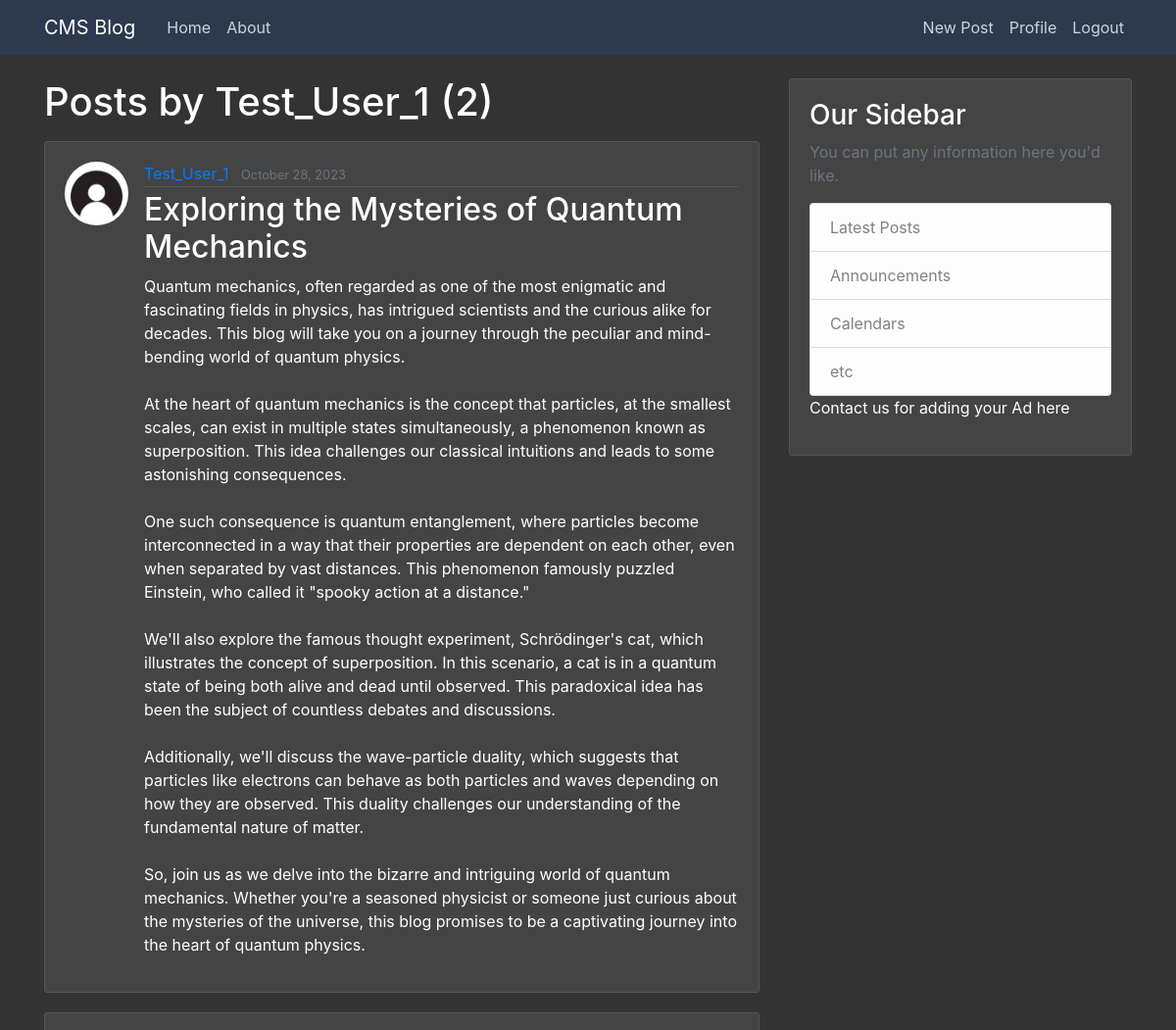
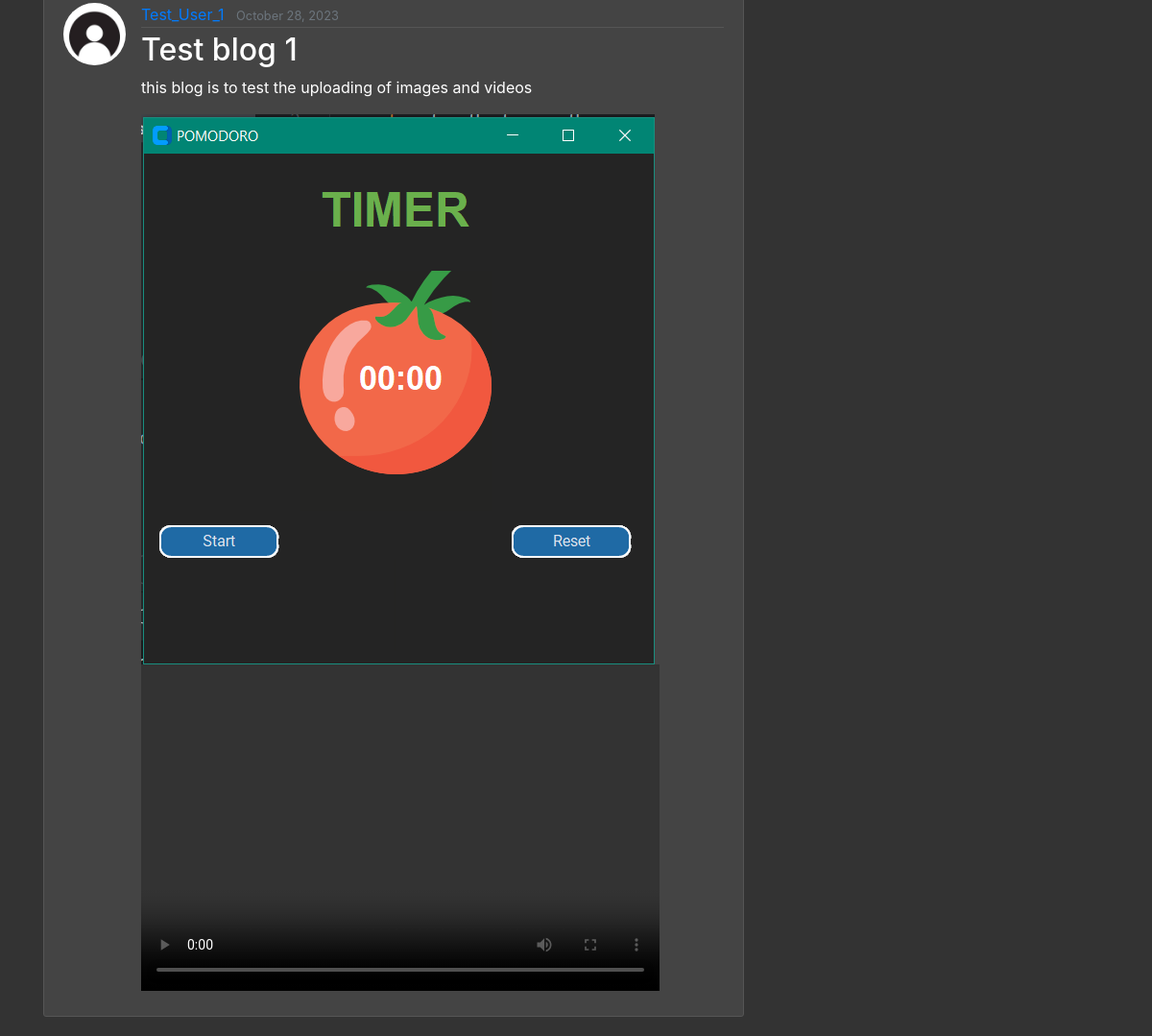
The page /user/Test_User_1 (signed in) on the database its author committed (2 pictures, top to bottom).
### cms_app/models.py (models this page shows, shortened)
class Post(models.Model):
    title = models.CharField(max_length=100)
    content = models.TextField()
    date_posted = models.DateTimeField(default=timezone.now)
    author = models.ForeignKey(User, on_delete=models.CASCADE)
    image = models.ImageField(upload_to='blog_images/', blank=True, null=True)
    video = models.FileField(upload_to='blog_videos/', blank=True, null=True)

### users/models.py (models this page shows, shortened)
class Profile(models.Model):
    user = models.OneToOneField(User, on_delete=models.CASCADE)
    image = models.ImageField(default='default.jpg', upload_to='profile_pics')

### cms_app/views.py (the view)
# urls.py: path('user/<str:username>', UserPostListView.as_view(), name='user-posts'),
class UserPostListView(ListView):
    model = Post
    template_name = 'cms_app/user_posts.html'
    context_object_name = 'posts'
    ordering = ['-date_posted']
    paginate_by = 5
    def get_queryset(self):
        user = get_object_or_404(User, username=self.kwargs.get('username'))
        return Post.objects.filter(author=user).order_by('-date_posted')

### cms_app/templates/cms_app/user_posts.html (shortened to what this page needs)
{% extends "cms_app/base.html" %}
{% block content %}
    <h1 class="mb-3">Posts by {{ view.kwargs.username }} ({{ page_obj.paginator.count }})</h1>
    {% for post in posts %}
        <article class="media content-section">
            <img class="rounded-circle article-img" src="{{ post.author.profile.image.url }}">
            <div class="media-body">
                <div class="article-metadata">
                    <a class="mr-2" href="{% url 'user-posts' post.author.username %}">{{ post.author }}</a>
                    <small class="text-muted">{{ post.date_posted|date:"F d, Y" }}</small>
                </div>
                <h2><a class="article-title" href="{% url 'post-detail' post.id %}">{{ post.title }}</a></h2>
                <p class="article-content">{{ post.content }}</p>
                {% if post.image %}
                    <img src="{{ post.image.url }}" class="img-fluid" alt="Post Image">
                {% endif %}
                {% if post.video %}
                    <video controls width="540" height="340">
                        <source src="{{ post.video.url }}" type="video/mp4">
                    </video>
                {% endif %}
            </div>
        </article>
    {% endfor %}
{% endblock content %}

### cms_app/static/css/main.css (style rules this page uses)
body { background: #fafafa; color: #333333; margin-top: 5rem; }
h1, h2, h3, h4, h5, h6 { color: #444444; }
.content-section { background: #ffffff; padding: 10px 20px; border: 1px solid #dddddd; border-radius: 3px; margin-bottom: 20px; }
.article-title { color: #444444; }
.article-content { white-space: pre-line; }
.article-img { height: 65px; width: 65px; margin-right: 16px; }
.article-metadata { padding-bottom: 1px; margin-bottom: 4px; border-bottom: 1px solid #e3e3e3 }

### cms_app/templates/cms_app/base.html (style rules this page uses)
body { background: #333; color: #fff; margin-top: 5rem; }
h1, h2, h3, h4, h5, h6 { color: #fff; }
.content-section { background: #444; padding: 20px; border: 1px solid #555; border-radius: 3px; margin-bottom: 20px; }
.article-title { color: #fff; text-decoration: none; }
.article-content { white-space: pre-line; }
.article-img { height: 65px; width: 65px; margin-right: 16px; }
.article-metadata { padding-bottom: 1px; margin-bottom: 4px; border-bottom: 1px solid #555; }
video { width: 540px !important; height: 340px !important; }

### rows shown on the page
Post: author.profile.image (placeholder picture), author "Test_User_1", date_posted "October 28, 2023", title "Exploring the Mysteries of Quantum Mechanics", content "Quantum mechanics, often regarded as one of the most enigmatic and fascinating fields in physics, has intrigued scientists and the curious alike for decades. This blog will take you on a journey through the peculiar and mind-bending world of quantum physics. At the heart of quantum mechanics is the concept that particles, at the smallest scales, can exist in multiple states simultaneously, a phenomenon known as superposition. This idea challenges our classical intuitions and leads to some astonishing consequences. One such consequence is quantum entanglement, where particles become interconnected in a way that their properties are dependent on each other, even when separated by vast…"
Post: author.profile.image (placeholder picture), author "Test_User_1", date_posted "October 28, 2023", title "Test blog 1", content "this blog is to test the uploading of images and videos", image (picture)

### other values the page prints
{{ view.kwargs.username }} "Test_User_1"
{{ page_obj.paginator.count }} "2"
